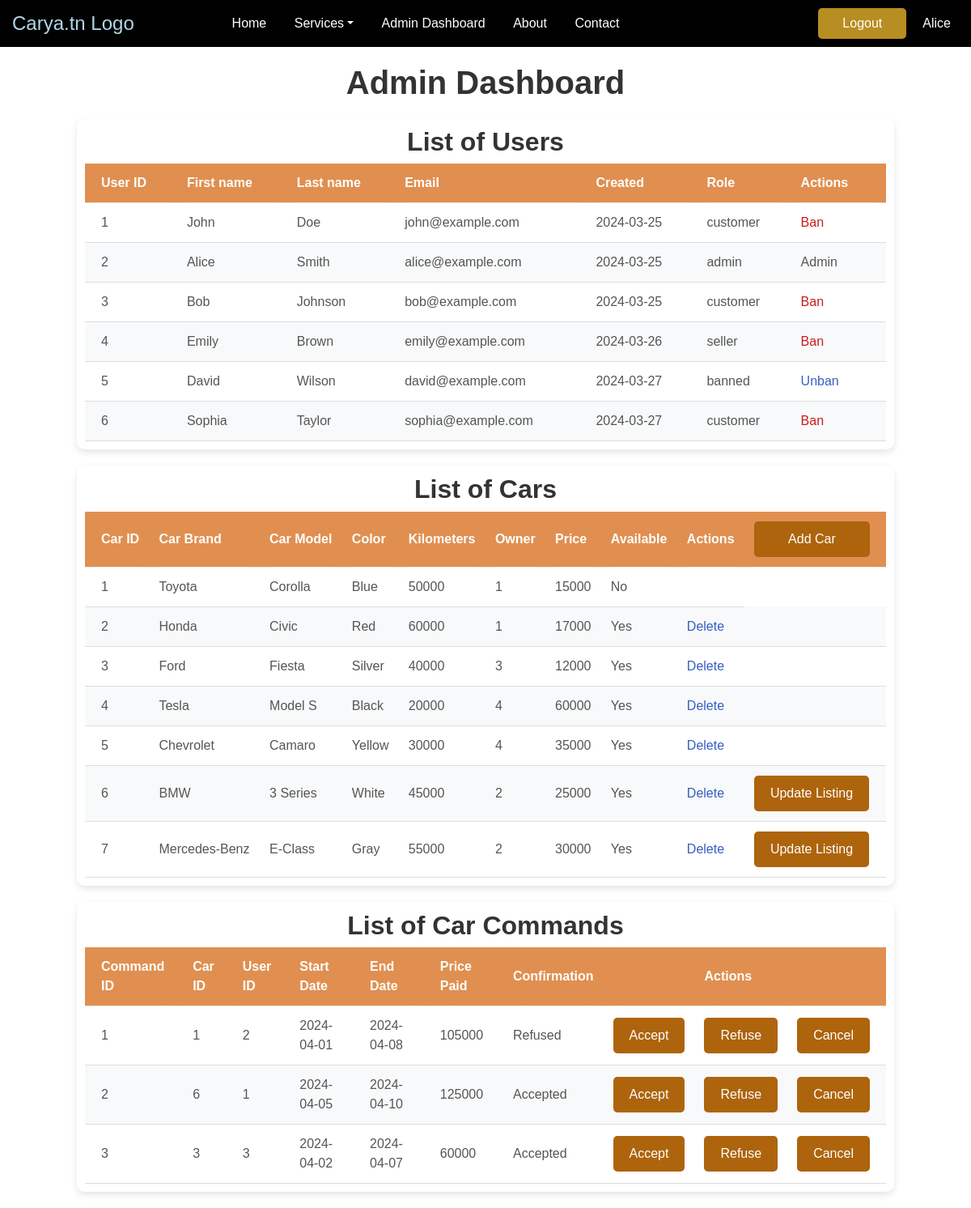
The app's page /carya.tn/Templates/admin_dashboard.php (signed in) with its own data.
### tables this page shows
CREATE TABLE users (
    id INT AUTO_INCREMENT PRIMARY KEY,
    firstName VARCHAR(30),
    lastName VARCHAR(30),
    password CHAR(255),
    email VARCHAR(50),
    creation_date DATE DEFAULT CURRENT_DATE,
    role VARCHAR(30),
    country VARCHAR(30) DEFAULT '',
    state VARCHAR(30) DEFAULT '',
    profile_image CHAR(255) DEFAULT null
);

CREATE TABLE cars (
    id INT AUTO_INCREMENT PRIMARY KEY,
    brand VARCHAR(50),
    model VARCHAR(50),
    color VARCHAR(20),
    image CHAR(255),
    km INT,
    price DECIMAL,
    available BOOLEAN DEFAULT TRUE,
    owner_id INT
);

CREATE TABLE command (
    command_id INT AUTO_INCREMENT PRIMARY KEY,
    car_id INT,
    user_id INT,
    rental_date DATE DEFAULT CURRENT_DATE,
    start_date DATE,
    end_date DATE,
    rental_period INT,
    confirmed BOOLEAN

);

### carya.tn/Templates/admin_dashboard.php (the view, shortened to what the rows shown need)
<?php
include_once $_SERVER['DOCUMENT_ROOT'] . '/Mini-PHP-Project/carya.tn/src/Model/Command.php';
include_once $_SERVER['DOCUMENT_ROOT'] . '/Mini-PHP-Project/carya.tn/src/Model/User.php';
include_once $_SERVER['DOCUMENT_ROOT'] . '/Mini-PHP-Project/carya.tn/src/Model/Car.php';
$class = "admin-dashboard";
?>
    <h1>Admin Dashboard</h1>
    <section>
        <h2>List of Users</h2>
        <table>
            <thead>
                <tr>
                    <th>User ID</th>
                    <th>First name</th>
                    <th>Last name</th>
                    <th>Email</th>
                    <th>Created</th>
                    <th>Role</th>
                    <th>Actions</th>
                </tr>
            </thead>
            <tbody>
                <?php foreach (User::getAllUsers() as $user) : ?>
                    <tr>
                        <td><?= $user->id ?></td>
                        <td><?= $user->firstName ?></td>
                        <td><?= $user->lastName ?></td>
                        <td><?= $user->email ?></td>
                        <td><?= $user->creation_date ?></td>
                        <td><?= $user->role ?></td>
                        <td>
                            <?php
                            if ($user->role == 'banned') {
                                echo "<a href=\"http://localhost/Mini-PHP-Project/carya.tn/src/controllers/unban_user.php?id={$user->id}\" class='unban-link'>Unban</a>";
                            } else if ($user->role == 'admin') {
                                echo "Admin";
                            } else {
                                echo "<a href=\"http://localhost/Mini-PHP-Project/carya.tn/src/controllers/ban_user.php?id={$user->id}\" class='ban-link'>Ban</a>";
                            }
                            ?>
                        </td>
                    </tr>
                <?php endforeach; ?>
            </tbody>
        </table>
    </section>
    <section>
        <h2>List of Cars</h2>
        <table>
            <thead>
                <tr>
                    <th>Car ID</th>
                    <th>Car Brand</th>
                    <th>Car Model</th>
                    <th>Color</th>
                    <th>Kilometers</th>
                    <th>Owner</th>
                    <th>Price</th>
                    <th>Available</th>
                    <th>Actions</th>
                    <th><button id="addCarBtn">Add Car</button></th>
                </tr>
            </thead>
            <tbody>
                <?php foreach (Car::getAllCars() as $car) : ?>
                    <tr>
                        <td class='car-image' data-id='<?= $car->id ?>'><?= $car->id ?></td>
                        <td class='car-image' data-id='<?= $car->id ?>'><?= $car->brand ?></td>
                        <td class='car-image' data-id='<?= $car->id ?>'><?= $car->model ?></td>
                        <td><?= $car->color ?></td>
                        <td><?= $car->km ?></td>
                        <td class='user-info' data-id='<?= $car->owner_id ?>'><?= $car->owner_id ?></td>
                        <td><?= $car->price ?></td>
                        <td><?= $car->isCarAvailable() ? "Yes" : "No" ?></td>
                        <td>
                            <?php
                            if ($car->isCarAvailable()) {
                                echo "<a href='http://localhost/Mini-PHP-Project/carya.tn/src/controllers/delete_car.php?id={$car->id}' class='unban-link'>Delete</a>";
                            ?>
                        </td>
                        <td>
                            <?php
                                if ($car->owner_id == $_SESSION['user_id']) {
                                    echo "<button id='UpdateCarBtn{$car->id}'>Update Listing</button>";
                                }
                            }
                            ?>
                        </td>
                    </tr>
                <?php endforeach; ?>
            </tbody>
        </table>
    </section>
    <section>
        <h2>List of Car Commands</h2>
        <table>
            <thead>
                <tr>
                    <th>Command ID</th>
                    <th>Car ID</th>
                    <th>User ID</th>
                    <th>Start Date</th>
                    <th>End Date</th>
                    <th>Price Paid</th>
                    <th>Confirmation</th>
                    <th></th>
                    <th>Actions</th>
                    <th></th>
                </tr>
            </thead>
            <tbody>
                <?php foreach (Command::getAllRentalCommands() as $command) : ?>
                    <?php
                    $car = Car::getCarById($command->car_id);
                    $user = User::getUserById($command->user_id);
                    $price_paid = $car->price * $command->rental_period;
                    ?>
                    <tr>
                        <td><?= $command->command_id ?></td>
                        <td class='car-info' data-id='<?= $car->id ?>'><?= $car->id ?></td>
                        <td class='user-info' data-id='<?= $user->id ?>'><?= $user->id ?></td>
                        <td><?= $command->start_date ?></td>
                        <td><?= $command->end_date ?></td>
                        <td><?= $price_paid ?></td>
                        <td><?php echo $command->confirmed == 1 ? 'Accepted' : ($command->confirmed == 0 ? 'Refused' : 'Unreviewed'); ?></td>
                        <td>
                            <form action="http://localhost/Mini-PHP-Project/carya.tn/src/controllers/accept_command.php" method="POST">
                                <button type="submit" class="accept-command">Accept</button>
                            </form>
                        </td>
                        <td>
                            <form action="http://localhost/Mini-PHP-Project/carya.tn/src/controllers/refuse_command.php" method="POST">
                                <button type="submit" class="refuse-command">Refuse</button>
                            </form>
                        </td>
                        <td>
                            <a href="http://localhost/Mini-PHP-Project/carya.tn/src/controllers/cancel_command.php?id=<?= $command->command_id ?>">
                                <button type="submit" class="refuse-command">
                                    Cancel
                                </button>
                            </a>
                        </td>
                    </tr>
                <?php endforeach; ?>
            </tbody>
        </table>
    </section>
<?php $content = ob_get_clean(); ?>
<?php require('layout.php') ?>

### carya.tn/Templates/layout.php (shortened to what the rows shown need)
<?php
include_once $_SERVER['DOCUMENT_ROOT'] . '/Mini-PHP-Project/carya.tn/src/Model/User.php';
?>
<!DOCTYPE html>
<html lang="en">
    <head>
        <link href="https://cdn.jsdelivr.net/npm/bootstrap@5.0.0-alpha1/dist/css/bootstrap.min.css" rel="stylesheet">
        <link rel="stylesheet" href="https://cdnjs.cloudflare.com/ajax/libs/font-awesome/6.5.1/css/all.min.css">
        <link rel="stylesheet" href="http://localhost/Mini-PHP-Project/carya.tn/style.css">
    </head>
    <body class=<?= $class ?>>
        <nav class="navbar">
            <div class="nav-user">
                <ul>
                    <?php
                        if(isset($_SESSION['user_id'])){
                            $user = User::getUserById($_SESSION['user_id']);
                            echo '<li class="login-button"><a href="http://localhost/Mini-PHP-Project/carya.tn/src/Controllers/logout.php">Logout</a></li>';
                            echo '<li class="profile-button"><a href="http://localhost/Mini-PHP-Project/carya.tn/Templates/profile.php">'.$user->firstName.'</a></li>';
                        }else{
                            echo '<li class="login-button"><a href="http://localhost/Mini-PHP-Project/carya.tn/Templates/login.php">Login</a></li>';
                        }
                    ?>
                </ul>
            </div>
        </nav>
        <?= $content ?>
    </body>
</html>

### records on screen
users: firstName "Alice", id "2", lastName "Smith", email "alice@example.com", creation_date "2024-03-25", role "admin", shows "Admin"
users: id "1", firstName "John", lastName "Doe", email "john@example.com", creation_date "2024-03-25", role "customer"
users: id "3", firstName "Bob", lastName "Johnson", email "bob@example.com", creation_date "2024-03-25", role "customer"
users: id "4", firstName "Emily", lastName "Brown", email "emily@example.com", creation_date "2024-03-26", role "seller"
users: id "5", firstName "David", lastName "Wilson", email "david@example.com", creation_date "2024-03-27", role "banned"
users: id "6", firstName "Sophia", lastName "Taylor", email "sophia@example.com", creation_date "2024-03-27", role "customer"
cars: id "1", brand "Toyota", model "Corolla", color "Blue", km "50000", owner "1", price "15000", shows "No"
cars: id "2", brand "Honda", model "Civic", color "Red", km "60000", owner "1", price "17000", shows "Yes"
cars: id "3", brand "Ford", model "Fiesta", color "Silver", km "40000", owner "3", price "12000", shows "Yes"
cars: id "4", brand "Tesla", model "Model S", color "Black", km "20000", owner "4", price "60000", shows "Yes"
cars: id "5", brand "Chevrolet", model "Camaro", color "Yellow", km "30000", owner "4", price "35000", shows "Yes"
cars: id "6", brand "BMW", model "3 Series", color "White", km "45000", owner "2", price "25000", shows "Yes"
cars: id "7", brand "Mercedes-Benz", model "E-Class", color "Gray", km "55000", owner "2", price "30000", shows "Yes"
command: command_id "1", car "1", user "2", start_date "2024-04-01", end_date "2024-04-08", price_paid "105000", confirmed "Refused"
command: command_id "2", car "6", user "1", start_date "2024-04-05", end_date "2024-04-10", price_paid "125000", confirmed "Accepted"
command: command_id "3", car "3", user "3", start_date "2024-04-02", end_date "2024-04-07", price_paid "60000", confirmed "Accepted"
